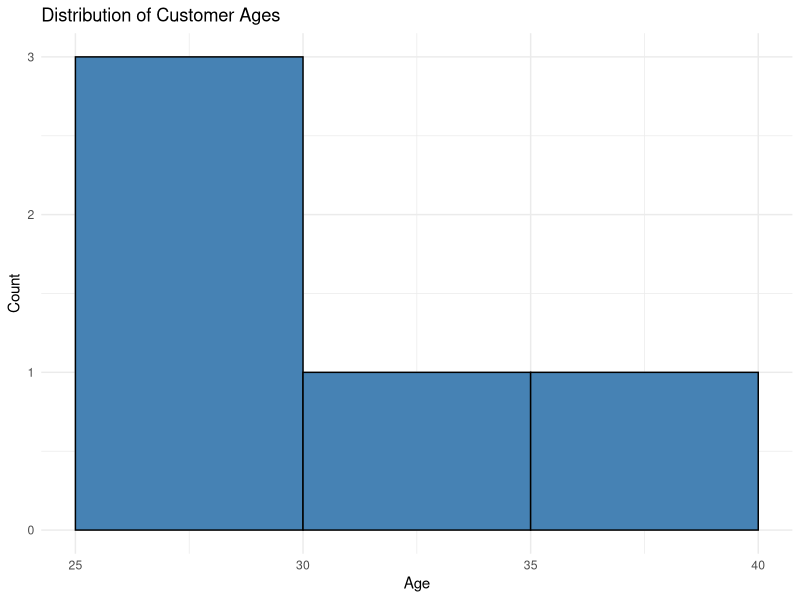

The R script that drew this image:
library(ggplot2)

df2 <- data.frame(
  CustomerID = 1:5,
  Age = c(25, 30, 35, 28, 40),
  Satisfaction = c(4, 5, 3, 4, 5)
)

ggplot(df2, aes(x = Age)) +
  geom_histogram(binwidth = 5, fill = "steelblue", color = "black", boundary = 20) +
  labs(title = "Distribution of Customer Ages", x = "Age", y = "Count") +
  theme_minimal()
